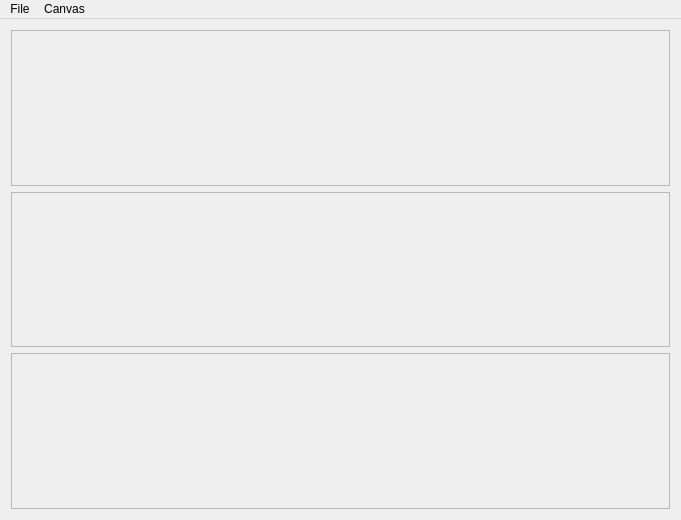
<?xml version="1.0" encoding="UTF-8"?>
<ui version="4.0">
 <class>MainwindowClass</class>
 <widget class="QMainWindow" name="MainwindowClass">
  <property name="geometry">
   <rect>
    <x>0</x>
    <y>0</y>
    <width>681</width>
    <height>520</height>
   </rect>
  </property>
  <property name="windowTitle">
   <string>Mainwindow</string>
  </property>
  <widget class="QWidget" name="centralWidget">
   <layout class="QVBoxLayout" name="verticalLayout">
    <item>
     <widget class="QFrame" name="TopFrame">
      <property name="frameShape">
       <enum>QFrame::StyledPanel</enum>
      </property>
      <property name="frameShadow">
       <enum>QFrame::Raised</enum>
      </property>
     </widget>
    </item>
    <item>
     <widget class="QFrame" name="MidFrame">
      <property name="sizePolicy">
       <sizepolicy hsizetype="Preferred" vsizetype="Preferred">
        <horstretch>0</horstretch>
        <verstretch>0</verstretch>
       </sizepolicy>
      </property>
      <property name="frameShape">
       <enum>QFrame::StyledPanel</enum>
      </property>
      <property name="frameShadow">
       <enum>QFrame::Raised</enum>
      </property>
     </widget>
    </item>
    <item>
     <widget class="QFrame" name="BotFrame">
      <property name="frameShape">
       <enum>QFrame::StyledPanel</enum>
      </property>
      <property name="frameShadow">
       <enum>QFrame::Raised</enum>
      </property>
     </widget>
    </item>
   </layout>
  </widget>
  <widget class="QMenuBar" name="menuBar">
   <property name="geometry">
    <rect>
     <x>0</x>
     <y>0</y>
     <width>681</width>
     <height>26</height>
    </rect>
   </property>
   <widget class="QMenu" name="menuOpen">
    <property name="title">
     <string>File</string>
    </property>
    <addaction name="actionOpen"/>
    <addaction name="actionSave"/>
    <addaction name="actionSave_As"/>
    <addaction name="separator"/>
    <addaction name="actionClose"/>
   </widget>
   <widget class="QMenu" name="menuCanvas">
    <property name="title">
     <string>Canvas</string>
    </property>
    <addaction name="actionAdd_object"/>
    <addaction name="actionClear"/>
   </widget>
   <addaction name="menuOpen"/>
   <addaction name="menuCanvas"/>
  </widget>
  <action name="actionOpen">
   <property name="text">
    <string>Open</string>
   </property>
  </action>
  <action name="actionSave">
   <property name="text">
    <string>Save</string>
   </property>
  </action>
  <action name="actionSave_As">
   <property name="text">
    <string>Save As...</string>
   </property>
  </action>
  <action name="actionClose">
   <property name="text">
    <string>Close</string>
   </property>
  </action>
  <action name="actionAdd_object">
   <property name="text">
    <string>Add object</string>
   </property>
  </action>
  <action name="actionClear">
   <property name="text">
    <string>Clear</string>
   </property>
  </action>
 </widget>
 <layoutdefault spacing="6" margin="11"/>
 <resources>
  <include location="mainresource.qrc"/>
 </resources>
 <connections/>
</ui>
